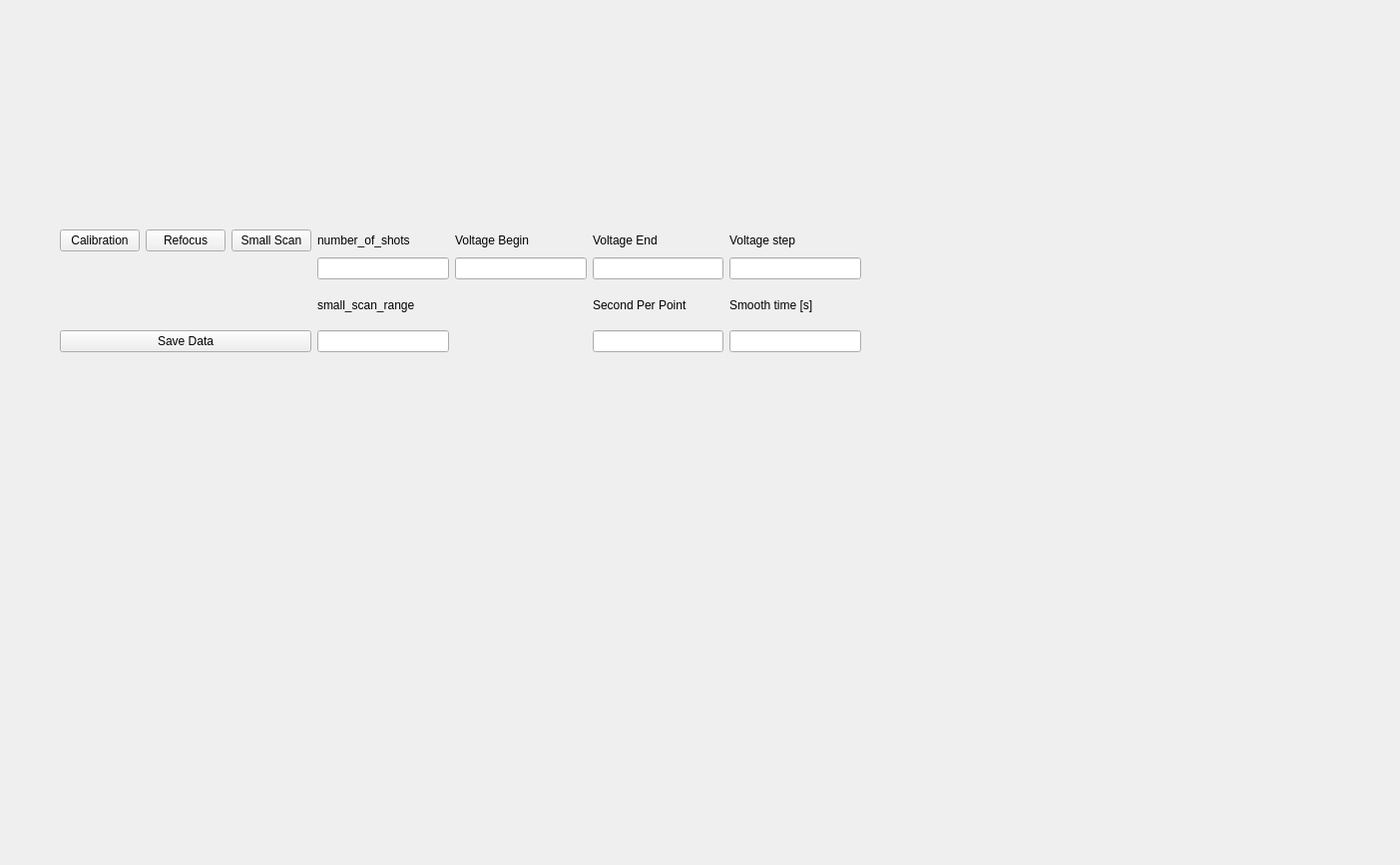
<?xml version="1.0" encoding="UTF-8"?>
<ui version="4.0">
 <class>window</class>
 <widget class="QWidget" name="window">
  <property name="geometry">
   <rect>
    <x>0</x>
    <y>0</y>
    <width>1403</width>
    <height>867</height>
   </rect>
  </property>
  <property name="windowTitle">
   <string>Form</string>
  </property>
  <widget class="QWidget" name="verticalLayoutWidget_2">
   <property name="geometry">
    <rect>
     <x>60</x>
     <y>230</y>
     <width>803</width>
     <height>123</height>
    </rect>
   </property>
   <layout class="QVBoxLayout" name="verticalLayout_4">
    <item>
     <layout class="QHBoxLayout" name="horizontalLayout_2">
      <item>
       <layout class="QVBoxLayout" name="verticalLayout_5">
        <item>
         <layout class="QGridLayout" name="gridLayout_4">
          <item row="3" column="1">
           <widget class="QLineEdit" name="small_scan_range"/>
          </item>
          <item row="1" column="1">
           <widget class="QLineEdit" name="number_of_shots"/>
          </item>
          <item row="0" column="2">
           <widget class="QLabel" name="voltage_begin_label_2">
            <property name="enabled">
             <bool>true</bool>
            </property>
            <property name="text">
             <string>Voltage Begin</string>
            </property>
           </widget>
          </item>
          <item row="1" column="3">
           <widget class="QLineEdit" name="voltage_end_2"/>
          </item>
          <item row="0" column="3">
           <widget class="QLabel" name="voltage_end_label_2">
            <property name="enabled">
             <bool>true</bool>
            </property>
            <property name="text">
             <string>Voltage End</string>
            </property>
           </widget>
          </item>
          <item row="3" column="0">
           <widget class="QPushButton" name="save_button">
            <property name="text">
             <string>Save Data</string>
            </property>
           </widget>
          </item>
          <item row="1" column="4">
           <widget class="QLineEdit" name="voltage_step_2"/>
          </item>
          <item row="0" column="1">
           <widget class="QLabel" name="number_of_shots_label">
            <property name="enabled">
             <bool>true</bool>
            </property>
            <property name="text">
             <string>number_of_shots</string>
            </property>
           </widget>
          </item>
          <item row="3" column="3">
           <widget class="QLineEdit" name="spp"/>
          </item>
          <item row="2" column="1">
           <widget class="QLabel" name="scan_range_label">
            <property name="enabled">
             <bool>true</bool>
            </property>
            <property name="text">
             <string>small_scan_range</string>
            </property>
           </widget>
          </item>
          <item row="2" column="3">
           <widget class="QLabel" name="spp_label_2">
            <property name="enabled">
             <bool>true</bool>
            </property>
            <property name="text">
             <string>Second Per Point</string>
            </property>
           </widget>
          </item>
          <item row="3" column="4">
           <widget class="QLineEdit" name="mode_hop_correction_2"/>
          </item>
          <item row="2" column="4">
           <widget class="QLabel" name="mhc_label_2">
            <property name="enabled">
             <bool>true</bool>
            </property>
            <property name="text">
             <string>Smooth time [s]</string>
            </property>
           </widget>
          </item>
          <item row="0" column="0">
           <layout class="QHBoxLayout" name="horizontalLayout">
            <item>
             <widget class="QPushButton" name="calibration">
              <property name="text">
               <string>Calibration</string>
              </property>
             </widget>
            </item>
            <item>
             <widget class="QPushButton" name="refocus">
              <property name="text">
               <string>Refocus</string>
              </property>
             </widget>
            </item>
            <item>
             <widget class="QPushButton" name="single_shot">
              <property name="text">
               <string>Small Scan</string>
              </property>
             </widget>
            </item>
           </layout>
          </item>
          <item row="0" column="4">
           <widget class="QLabel" name="voltage_step_label_2">
            <property name="enabled">
             <bool>true</bool>
            </property>
            <property name="text">
             <string>Voltage step</string>
            </property>
           </widget>
          </item>
          <item row="1" column="2">
           <widget class="QLineEdit" name="voltage_begin_2"/>
          </item>
         </layout>
        </item>
       </layout>
      </item>
     </layout>
    </item>
    <item>
     <layout class="QGridLayout" name="plot_layout"/>
    </item>
    <item>
     <layout class="QGridLayout" name="toolbar_layout_0">
      <property name="rightMargin">
       <number>0</number>
      </property>
     </layout>
    </item>
   </layout>
  </widget>
 </widget>
 <resources/>
 <connections/>
</ui>
